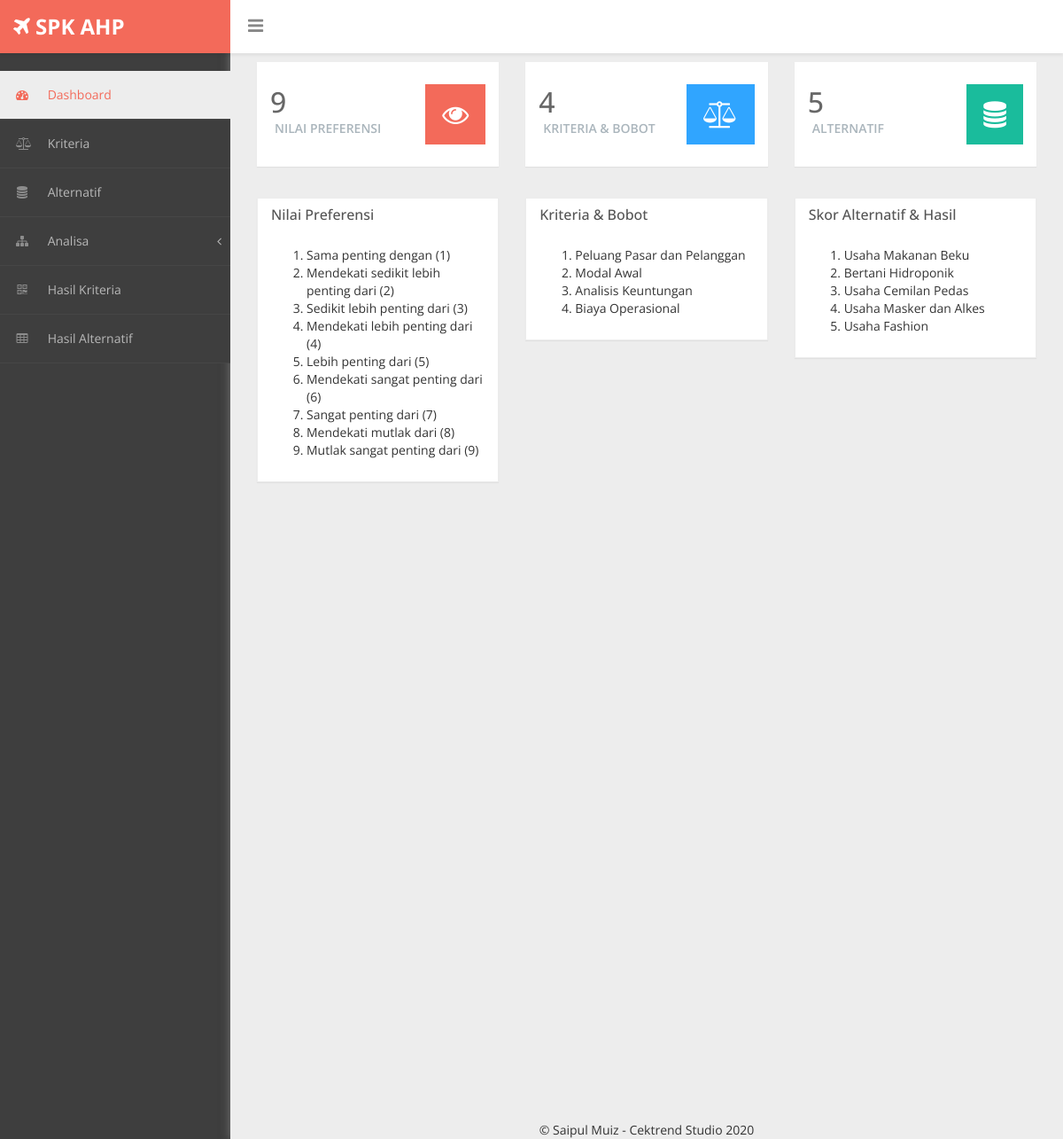
The page / on the database its author committed.
### tables this page shows
CREATE TABLE `tb_nilai` (
  `id_nilai` int(11) NOT NULL,
  `ket_nilai` varchar(150) DEFAULT NULL,
  `jml_nilai` int(11) DEFAULT NULL
);

CREATE TABLE `tb_kriteria` (
  `id_kriteria` varchar(7) NOT NULL,
  `kd_kriteria` varchar(7) NOT NULL,
  `nama_kriteria` varchar(50) NOT NULL
);

CREATE TABLE `tb_alternatif` (
  `id_alternatif` varchar(7) NOT NULL,
  `nama_alternatif` varchar(50) NOT NULL
);

### template/dashboard.php (the view)
<?php
    include "koneksi.php";
    $query1 = mysqli_query($koneksi, "SELECT * FROM tb_nilai");
    $query2 = mysqli_query($koneksi, "SELECT * FROM tb_kriteria");
    $query3 = mysqli_query($koneksi, "SELECT * FROM tb_alternatif");
    $data1 = mysqli_num_rows($query1);
    $data2 = mysqli_num_rows($query2);
    $data3 = mysqli_num_rows($query3);
 ?>
<div id="page-inner">
    <div class="row">
        <div class="col-md-4 col-sm-12 col-xs-12">
            <div class="board">
                <div class="panel panel-primary">
                <div class="number">
                    <h3>
                        <h3><?= $data1 ?></h3>
                        <small>Nilai Preferensi</small>
                    </h3>
                </div>
                <div class="icon">
                    <i class="fa fa-eye fa-5x red"></i>
                </div>
                </div>
            </div>
        </div>
        <div class="col-md-4 col-sm-12 col-xs-12">
            <div class="board">
                <div class="panel panel-primary">
                <div class="number">
                    <h3>
                        <h3><?= $data2 ?></h3>
                        <small>Kriteria & Bobot</small>
                    </h3>
                </div>
                <div class="icon">
                    <i class="fa fa-balance-scale fa-5x blue"></i>
                </div>
                </div>
            </div>
        </div>
        <div class="col-md-4 col-sm-12 col-xs-12">
            <div class="board">
                <div class="panel panel-primary">
                <div class="number">
                    <h3>
                        <h3><?= $data3 ?></h3>
                        <small>Alternatif</small>
                    </h3>
                </div>
                <div class="icon">
                    <i class="fa fa-database fa-5x green"></i>
                </div>
                </div>
            </div>
        </div>
    </div>
    <div class="row">
        <div class="col-xs-12 col-sm-12 col-md-4">
            <div class="panel panel-default">
                <div class="panel-heading">
                <h3 class="panel-title">Nilai Preferensi</h3>
                </div>
                <div class="panel-body">
                <ol>
                    <?php
                        $query = mysqli_query($koneksi, "SELECT * FROM tb_nilai");
                        while ($row3 = mysqli_fetch_array($query)) {
                    ?>
                    <li><?php echo $row3['ket_nilai'] ?> (<?php echo $row3['jml_nilai'] ?>)</li>
                    <?php } ?>
                </ol>
                </div>
            </div>
        </div>
        <div class="col-xs-12 col-sm-12 col-md-4">
            <div class="panel panel-default">
                <div class="panel-heading">
                <h3 class="panel-title">Kriteria & Bobot</h3>
                </div>
                <div class="panel-body">
                <ol>
                    <?php
                        $query = mysqli_query($koneksi, "SELECT * FROM tb_kriteria");
                        while ($row2 = mysqli_fetch_array($query)) {
                    ?>
                    <li><?php echo $row2['nama_kriteria'] ?></li>
                    <?php } ?>
                </ol>
                </div>
            </div>
        </div>
        <div class="col-xs-12 col-sm-12 col-md-4">
            <div class="panel panel-default">
                <div class="panel-heading">
                <h3 class="panel-title">Skor Alternatif & Hasil</h3>
                </div>
                <div class="panel-body">
                <ol>
                    <?php
                        $query = mysqli_query($koneksi, "SELECT * FROM tb_alternatif");
                        while ($row1 = mysqli_fetch_array($query)) {
                    ?>
                    <li><?php echo $row1['nama_alternatif'] ?></li>
                    <?php } ?>
                </ol>
                </div>
            </div>
        </div>
    </div>
</div>

### index.php (shortened to what this page needs)
<!DOCTYPE html>
<html xmlns="http://www.w3.org/1999/xhtml">
<head>
    <link href="assets/css/bootstrap.css" rel="stylesheet" />
    <link href="assets/css/font-awesome-min.css" rel="stylesheet" />
    <link href="assets/css/custom-styles.css" rel="stylesheet" />
</head>
<body>
    <div id="wrapper">
        <div class="not_print">
            <nav class="navbar navbar-default top-navbar" role="navigation">
                <div class="navbar-header">
                    <a class="navbar-brand" href="index.php"><strong><i class="icon fa fa-plane"></i> SPK AHP</strong></a>
                    <div id="sideNav" href=""><i class="fa fa-bars icon"></i> </div>
                </div>
            </nav>
            <?php
            function getCrumb()
            {
                $crumbs = explode("/", $_SERVER["REQUEST_URI"]);
                foreach ($crumbs as $crumb) {
                    $crmb = ucfirst(str_replace(array("index.php", "kampus", "spk_ahp3", "?modul=", "_"), array("", " "), $crumb) . ' ');
                }
                return $crmb;
            }
            $page = strtolower(str_replace(' ', '', getCrumb()));
            ?>
            <nav class="navbar-default navbar-side" role="navigation">
                <div class="sidebar-collapse">
                    <ul class="nav" id="main-menu">
                        <li>
                            <a <?php if ($page == "") {
                                    echo "class='active-menu'";
                                } ?> href="index.php"><i class="fa fa-dashboard"></i> Dashboard</a>
                        </li>
                        <li>
                            <a <?php if ($page == "kriteria") {
                                    echo "class='active-menu'";
                                } ?> href="?modul=kriteria"><i class="fa fa-balance-scale"></i> Kriteria</a>
                        </li>
                        <li>
                            <a <?php if ($page == "alternatif") {
                                    echo "class='active-menu'";
                                } ?> href="?modul=alternatif"><i class="fa fa-database"></i> Alternatif</a>
                        </li>
                        <li <?php if ($page == "analisakriteria" || $page == "analisaalternatif") {
                                echo "class='active'";
                            } ?>>
                            <a href="#"><i class="fa fa-sitemap"></i> Analisa<span class="fa arrow"></span></a>
                        </li>
                        <li>
                            <a <?php if ($page == "hasilkriteria") {
                                    echo "class='active-menu'";
                                } ?> href="?modul=hasil_kriteria"><i class="fa fa-qrcode"></i> Hasil Kriteria</a>
                        </li>
                        <li>
                            <a <?php if ($page == "hasilalternatif") {
                                    echo "class='active-menu'";
                                } ?> href="?modul=hasil_alternatif"><i class="fa fa-table"></i> Hasil Alternatif</a>
                        </li>
                    </ul>
                </div>
            </nav>
        </div>
        <div id="page-wrapper">
            <?php
            include "modul.php"
            ?>
            <footer class="text-center">© Saipul Muiz - Cektrend Studio 2020</footer>
        </div>
    </div>
</body>
</html>

### modul.php
<?php
    if(isset($_GET['modul'])) $modul = $_GET['modul'];
    else $modul = "dashboard";
    if($modul == "dashboard") include("./template/dashboard.php");
    elseif($modul == "logout") include("logout.php");
    elseif($modul == "kriteria") include("./template/kriteria.php");
    elseif($modul == "alternatif") include("./template/alternatif.php");
    elseif($modul == "analisa_kriteria") include("./template/analisa_kriteria.php");
    elseif($modul == "analisa_alternatif") include("./template/analisa_alternatif.php");
    elseif($modul == "hasil_kriteria") include("./template/hasil_kriteria.php");
    elseif($modul == "hasil_alternatif") include("./template/hasil_alternatif.php");
    elseif($modul == "hasil_kriteria_akhir") include("./template/hasil_kriteria_akhir.php");
    elseif($modul == "hasil_alternatif_akhir") include("./template/hasil_alternatif_akhir.php");
    elseif($modul == "laporan") include("./template/report.php");
    else echo"<script>alert('Modul Tidak Ditemukan!');
    window.location = 'index.php'</script>";
 ?>

### assets/css/custom-styles.css (style rules this page uses)
body { font-family: 'Open Sans', sans-serif; background: #3E3E3E; }
#wrapper { width: 100%; }
#page-wrapper { padding: 15px 15px; min-height: 600px; background: #EDEDED; }
#page-inner { width:100%; margin:0 20px 10px 0px; background-color:transparent; padding: 15px 30px; min-height:1200px; }
.text-center { text-align:center; }
h1, .h1, h2, .h2, h3, .h3 { margin-top: 7px; margin-bottom: -5px; }
.navbar-side { z-index: 0; }
.panel { border-radius:0px; }
.navbar-side .nav > li > a > i { color: #8C8C8C;padding: 8px;width: 30px;text-align: center; }
.top-navbar { position: fixed; width: 100%; z-index: 300; -webkit-box-shadow: 0 3px 3px rgba(0, 0, 0, 0.05); -moz-box-shadow: 0 3px 3px rgba(0, 0, 0, 0.05); box-shadow: 0 3px 3px rgba(0, 0, 0, 0.05); }
.navbar-side { z-index: 1; position: fixed; width: 260px; top: 80px; }
#page-wrapper { position: relative; top: 55px; box-shadow: 0 0 10px #757575; -moz-box-shadow: 0 0 10px #757575; -webkit-box-shadow: 0 0 10px #757575; }
.panel-default { border-color: #ECECEC; }
.panel-default > .panel-heading { color: #555; border-color: #FFF; font-weight:bold;background: #FFFFFF; font-size: 16px; text-shadow: none; }
.panel-heading { border-bottom: 1px solid transparent; border-top-left-radius: 3px; border-top-right-radius: 3px; }
i.fa.fa-bars { font-size: 20px; margin: 12px 0 0; }
.board .panel { padding: 25px 15px; border:none; background:#fff; }
.board .number { float:left; }
.board .icon { float:right; }
.number h3 { font-size: 32px; color: #676767; }
.number small { font-size: 14px; color: #AAB5BC; font-weight: 600; text-transform: uppercase; margin: 8px 5px; display: inline-block; }
.board .panel .icon .fa { font-size: 30px; color: #FFFFFF; background: #30A5FF; padding: 19px; }
.blue { background:#30A5FF !important; }
.green { background:#1ABC9C !important; }
.red { background: #f36a5a !important; }
.panel-primary { display:inline-block; margin-bottom: 30px; width:100%; }
.green { color: #fff; }
.blue { background-color: #FFFFFF;color: #002A4C; }
.red { background-color: #FB6E51; color:#fff; }
.top-navbar { margin:0px; }
.top-navbar .navbar-brand { color: #fff;width: 260px;text-align: left;height: 60px;font-size: 24px;font-weight: 700;line-height: 30px;background: #F36A5A; }
.active-menu, .active-menu i { background-color: #EDEDED !important; color: #F36A5A !important; }
.active-menu i { color: #F36A5A !important; }
.arrow { float: right; margin-top: 8px; }
.fa.arrow:before { content: "\f104"; }
.sidebar-collapse , .sidebar-collapse .nav { background:none; }
.sidebar-collapse .nav { padding:0; }
.sidebar-collapse .nav > li > a { color: #B8B8B8; background:transparent; text-shadow:none; font-size: 14px; }
.sidebar-collapse > .nav > li > a { padding: 12px 10px; }
.sidebar-collapse > .nav > li { border-bottom: 1px solid rgba(107, 108, 109, 0.19); }
.navbar-side { border:none; background: #3E3E3E; }
.top-navbar { background: #FFFFFF; border-bottom:none; }
.navbar-default { border:0px solid black; }
.navbar-header { background: transparent; }
.nav > li > a > i { margin-right:10px; color: rgb(243, 106, 90); }
#sideNav { float: left; left: 0; z-index: 3; color: #868686; cursor:pointer; border-radius: 0; width: 14px; font-size: 48px; line-height: 0; margin: 7px 0 0 20px; }
@media (min-width:768px) { #page-wrapper { margin: 0 0 0 260px; padding: 0; min-height: 1200px; } }
@media (min-width:768px) { .navbar-side { width: 260px; z-index: 1; } }
@media (min-width:768px) { .navbar { border-radius: 0px; } }

### rows shown on the page
tb_nilai: ket_nilai "Sama penting dengan", jml_nilai "1"
tb_nilai: ket_nilai "Mendekati sedikit lebih penting dari", jml_nilai "2"
tb_nilai: ket_nilai "Sedikit lebih penting dari", jml_nilai "3"
tb_nilai: ket_nilai "Mendekati lebih penting dari", jml_nilai "4"
tb_nilai: ket_nilai "Lebih penting dari", jml_nilai "5"
tb_nilai: ket_nilai "Mendekati sangat penting dari", jml_nilai "6"
tb_nilai: ket_nilai "Sangat penting dari", jml_nilai "7"
tb_nilai: ket_nilai "Mendekati mutlak dari", jml_nilai "8"
tb_nilai: ket_nilai "Mutlak sangat penting dari", jml_nilai "9"
tb_kriteria: nama_kriteria "Peluang Pasar dan Pelanggan"
tb_kriteria: nama_kriteria "Modal Awal"
tb_kriteria: nama_kriteria "Analisis Keuntungan"
tb_kriteria: nama_kriteria "Biaya Operasional"
tb_alternatif: nama_alternatif "Usaha Makanan Beku"
tb_alternatif: nama_alternatif "Bertani Hidroponik"
tb_alternatif: nama_alternatif "Usaha Cemilan Pedas"
tb_alternatif: nama_alternatif "Usaha Masker dan Alkes"
tb_alternatif: nama_alternatif "Usaha Fashion"

### other values the page prints
$data1 "9"
$data2 "4"
$data3 "5"
